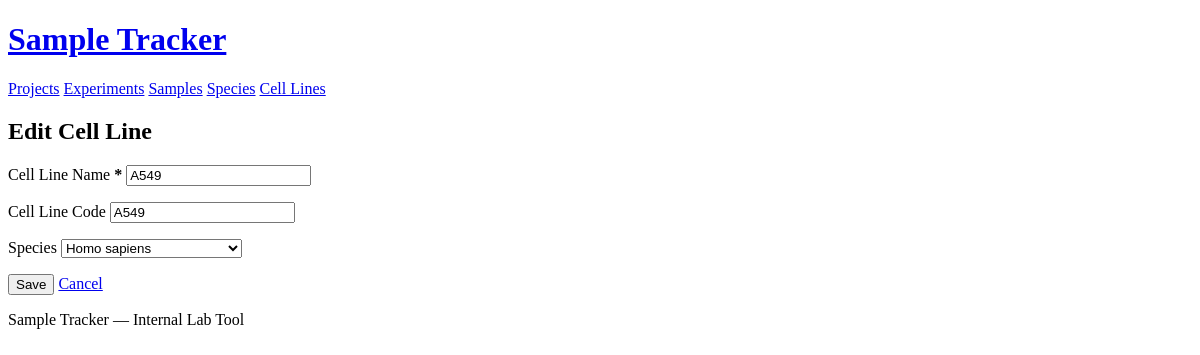
/cell-lines/6/edit, run on the app's committed database.
### models.py (models this page shows)
class CellLine(db.Model):
    __tablename__ = "cell_line"
    id = db.Column(db.Integer, primary_key=True, autoincrement=True)
    cell_line_name = db.Column(db.Text, nullable=False)
    cell_line_code = db.Column(db.Text)
    species_id = db.Column(db.Integer, db.ForeignKey("species.id"))
    species = db.relationship("Species", back_populates="cell_lines")

### app.py (the view, shortened to what this page needs)
@app.route("/cell-lines/<int:id>/edit", methods=["GET", "POST"])
def cell_line_edit(id):
    cl = db.get_or_404(CellLine, id)
    form = CellLineForm(obj=cl)
    form.species_id.choices = _species_choices()
    if not cl.species_id:
        form.species_id.data = 0
    return render_template("cell_line/form.html", form=form, cell_line=cl)

### forms.py
class CellLineForm(FlaskForm):
    cell_line_name = StringField("Cell Line Name", validators=[DataRequired()])
    cell_line_code = StringField("Cell Line Code", validators=[Optional()])
    species_id = SelectField("Species", coerce=int, validators=[Optional()])

### app.py (called while the page is built)
def _species_choices():
    species = Species.query.order_by(Species.species_name).all()
    return [(0, "")] + [(s.id, s.species_name) for s in species]

### templates/cell_line/form.html (shortened to what this page needs)
{% extends "base.html" %}
{% from "_form_helpers.html" import render_field %}
{% block content %}
<h2>{{ 'Edit' if cell_line else 'New' }} Cell Line</h2>
<form method="post">
  <p>{{ render_field(form.cell_line_name) }}</p>
  <p>{{ render_field(form.cell_line_code) }}</p>
  <p>{{ render_field(form.species_id) }}</p>
  <button type="submit">Save</button>
  <a href="{{ url_for('cell_line_list') }}">Cancel</a>
</form>
{% endblock %}

### templates/_form_helpers.html (shortened to what this page needs)
{% macro render_field(field) %}
<label for="{{ field.id }}">{{ field.label.text }}
  {% if field.flags.required %}<strong>*</strong>{% endif %}
</label>
{{ field(**kwargs) }}
{% endmacro %}

### data on the page
CellLine: cell_line_name "A549", cell_line_code "A549", species_id "Homo sapiens"

### other printed values
{{ 'Edit' if cell_line else 'New' }} "Edit"
{{ field.label.text }} "Cell Line Name Cell Line Code Species"
